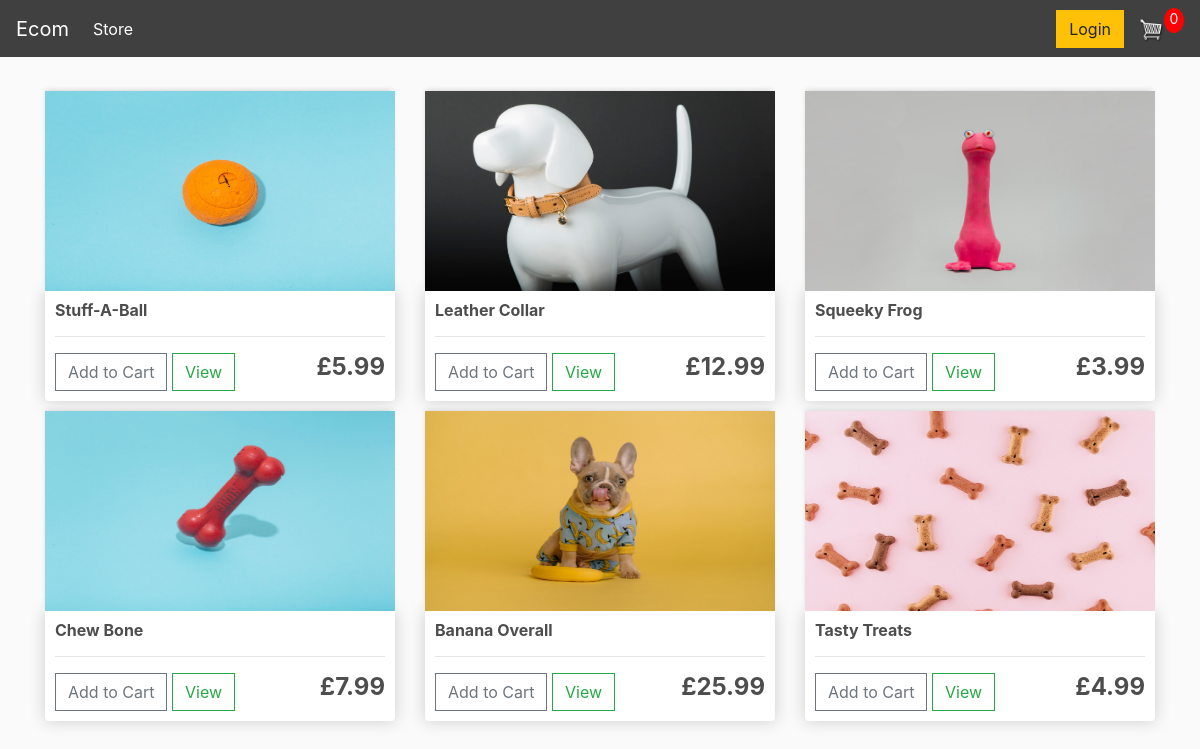
The page / on the database its author committed.
### store/models.py (models this page shows, shortened)
class Product(models.Model):
    name = models.CharField(max_length=200, null=True)
    price = models.FloatField()
    digital = models.BooleanField(default=False, null=True, blank=True)
    image = models.ImageField(null=True, blank=True)
    @property
    def imageURL(self):
        try:
            url = self.image.url
        except:
            url = ''
        return url

### store/views.py (the view)
# urls.py: path('', include('store.urls')),
def store(request):
    products = Product.objects.all()
    context = {'products':products}
    return render(request, 'store/store.html', context)

### store/templates/store/store.html
{% extends 'store/main.html' %}
{% load static %}
{% block content %}
  <div class="row">
    {% for product in products %}
    <div class="col-lg-4">
    	<img class="thumbnail" src="{{product.imageURL}}">
    	<div class="box-element product">
    		<h6><strong>{{product.name}}</strong></h6>
    		<hr>
    		<button  class="btn btn-outline-secondary add-btn">Add to Cart</button>
    		<a class="btn btn-outline-success" href="#">View</a>
    		<h4 style="display: inline-block; float: right"><strong>£{{product.price|floatformat:2}}</strong></h4>
    	</div>
    </div>
    {% endfor %}
  </div>
{% endblock content %}

### store/templates/store/main.html (shortened to what this page needs)
<!DOCTYPE html>
{% load static %}
<html lang="en" dir="ltr">
  <head>
    <link rel="stylesheet" href="https://stackpath.bootstrapcdn.com/bootstrap/4.4.1/css/bootstrap.min.css">
    <link rel="stylesheet" type="text/css" href="{% static 'css/main.css' %}">
  </head>
  <body>
    <nav class="navbar navbar-expand-lg navbar-dark bg-dark">
      <a class="navbar-brand" href="#">Ecom</a>
      <div class="collapse navbar-collapse" id="navbarSupportedContent">
        <ul class="navbar-nav mr-auto">
          <li class="nav-item active">
            <a class="nav-link" href="{% url 'store' %}">Store <span class="sr-only">(current)</span></a>
          </li>
        </ul>
        <div class="form-inline my-2 my-lg-0">
          <a href="#"class="btn btn-warning">Login</a>
          <a href="{% url 'cart' %}">
          <img  id="cart-icon" src="{% static 'images/cart.png' %}">
          </a>
          <p id="cart-total">0</p>
        </div>
      </div>
    </nav>
    <div class="container">
      <br>
      {% block content %}
      {% endblock content %}
    </div>
  </body>
</html>

### static/css/main.css (style rules this page uses)
body { background-color: hsl(0, 0%, 98%); }
h1,h2,h3,h4,h5,h6 { color:hsl(0, 0%, 30%); }
.box-element { box-shadow:hsl(0, 0%, 80%) 0 0 16px; background-color: #fff; border-radius: 4px; padding: 10px; }
.thumbnail { width: 100%; height: 200px; -webkit-box-shadow: -1px -3px 5px -2px rgba(214,214,214,1); -moz-box-shadow: -1px -3px 5px -2px rgba(214,214,214,1); box-shadow: -1px -3px 5px -2px rgba(214,214,214,1); }
.product { border-radius: 0 0 4px 4px; }
.bg-dark { background-color: #404040!important; }
#cart-icon { width:25px; display: inline-block; margin-left: 15px; }
#cart-total { display: block; text-align: center; color:#fff; background-color: red; width: 20px; height: 25px; border-radius: 50%; font-size: 14px; }
.col-lg-4, .col-lg-6, .col-lg-8, .col-lg-12 { margin-top: 10px; }
.btn { border-radius: 0; }

### rows shown on the page
Product: imageURL (picture), name "Stuff-A-Ball", price "5.99"
Product: imageURL (picture), name "Leather Collar", price "12.99"
Product: imageURL (picture), name "Squeeky Frog", price "3.99"
Product: imageURL (picture), name "Chew Bone", price "7.99"
Product: imageURL (picture), name "Banana Overall", price "25.99"
Product: imageURL (picture), name "Tasty Treats", price "4.99"
